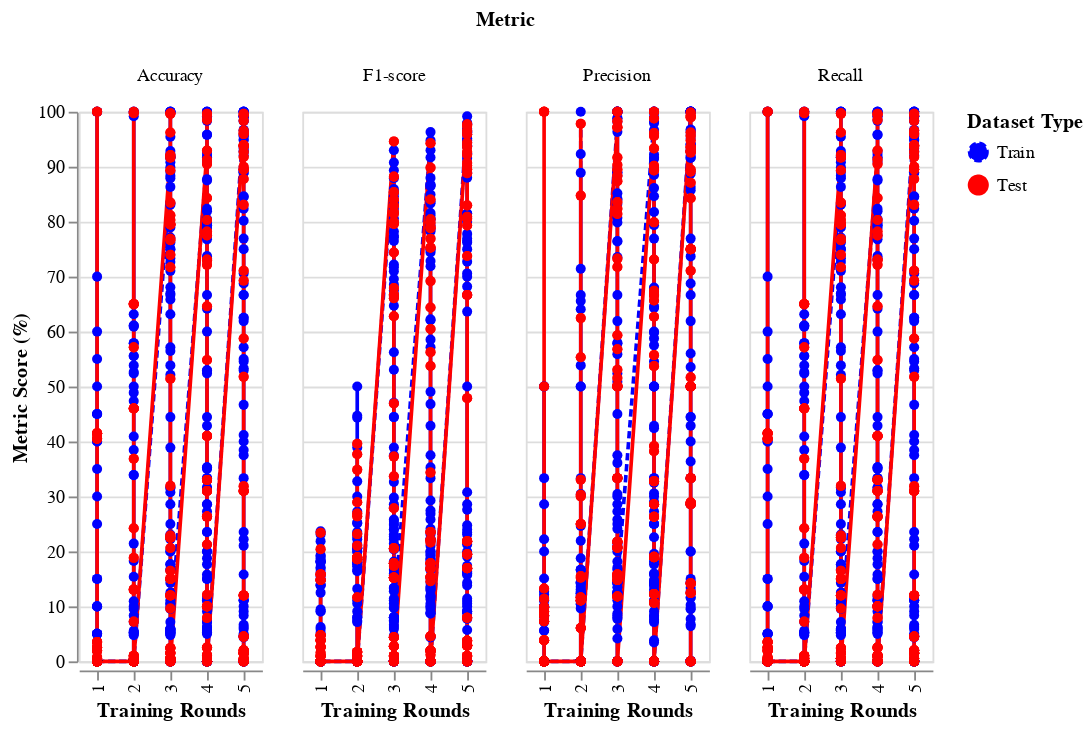

Notebook source saved alongside this figure:
### Code cell
import altair as alt

def plot_per_digit_metrics_altair(df):
    """
    Create an interactive Altair chart with dropdown menus for participants and digits.

    Args:
        df (pd.DataFrame): DataFrame containing per-digit metrics for train and test.
    """
    metrics = ["Accuracy", "Precision", "Recall", "F1-score"]

    # Convert to long format for Altair
    df_long = df.melt(id_vars=["Participant", "Round", "Type", "Digit"], 
                      value_vars=metrics, 
                      var_name="Metric", 
                      value_name="Score")

    # Dropdown for selecting a participant
    participant_dropdown = alt.binding_select(options=sorted(df["Participant"].unique()), name="Participant: ")
    participant_selection = alt.selection_point(fields=["Participant"], bind=participant_dropdown)

    # Dropdown for selecting a digit
    digit_dropdown = alt.binding_select(options=sorted(df["Digit"].unique()), name="Digit: ")
    digit_selection = alt.selection_point(fields=["Digit"], bind=digit_dropdown)

    # Line chart with selection filters
    chart = (
        alt.Chart(df_long)
        .mark_line(point=True)
        .encode(
            x=alt.X("Round:O", title="Training Rounds"),
            y=alt.Y("Score:Q", title="Metric Score (%)"),
            color=alt.Color("Type:N", title="Dataset Type", scale=alt.Scale(domain=["Train", "Test"], range=["blue", "red"])),
            strokeDash="Type:N",  # Solid for Train, Dashed for Test
            tooltip=["Round", "Score", "Metric", "Type"],
            column="Metric:N"  # Separate plots for each metric
        )
        .transform_filter(participant_selection)  # Filter by participant
        .transform_filter(digit_selection)  # Filter by digit
        .add_selection(participant_selection)  # Add participant dropdown
        .add_selection(digit_selection)  # Add digit dropdown
    )

    return chart

# Generate the interactive Altair chart
plot_per_digit_metrics_altair(df_per_label)

### Figure 1 — Vega-Lite specification as saved in the notebook (floating-point values rounded to 4 significant figures; data arrays with more than 128 entries replaced by an {"elided": "..."} marker saying what was removed)
{"config": {"view": {"continuousWidth": 300, "continuousHeight": 300}}, "data": {"name": "data-0dbb2b39612d899bcaa769991981cd79"}, "mark": {"type": "line", "point": true}, "encoding": {"color": {"field": "Type", "scale": {"domain": ["Train", "Test"], "range": ["blue", "red"]}, "title": "Dataset Type", "type": "nominal"}, "column": {"field": "Metric", "type": "nominal"}, "strokeDash": {"field": "Type", "type": "nominal"}, "tooltip": [{"field": "Round", "type": "quantitative"}, {"field": "Score", "type": "quantitative"}, {"field": "Metric", "type": "nominal"}, {"field": "Type", "type": "nominal"}], "x": {"field": "Round", "title": "Training Rounds", "type": "ordinal"}, "y": {"field": "Score", "title": "Metric Score (%)", "type": "quantitative"}}, "params": [{"name": "param_6", "select": {"type": "point", "fields": ["Participant"]}, "bind": {"input": "select", "options": [0.0, 1.0, 2.0, 3.0, 4.0, 5.0, 6.0, 7.0, 8.0, 9.0], "name": "Participant: "}}, {"name": "param_7", "select": {"type": "point", "fields": ["Digit"]}, "bind": {"input": "select", "options": [0.0, 1.0, 2.0, 3.0, 4.0, 5.0, 6.0, 7.0, 8.0, 9.0], "name": "Digit: "}}], "transform": [{"filter": {"param": "param_6"}}, {"filter": {"param": "param_7"}}], "$schema": "https://vega.github.io/schema/vega-lite/v5.20.1.json", "datasets": {"data-0dbb2b39612d899bcaa769991981cd79": {"elided": "4000 records"}}}
